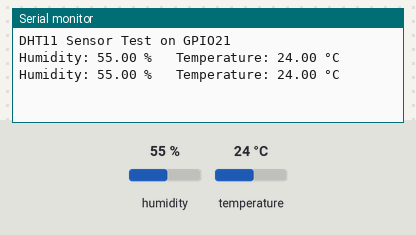
A sketch run on a simulated Arduino Uno, built with avr-gcc and run on an emulated ATmega328P. On the bench: the last lines printed to the serial monitor. The inputs (shaded band) are chosen by the test bench; at power-on: humidity 55 %, temperature 24 °C.

Above: at 2.8 s.
2.9 s: humidity set to 22 %
At 4.9 s:
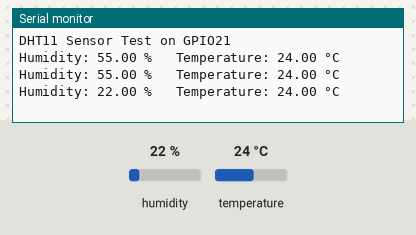
5.6 s: temperature set to 12 °C
At 7.3 s:
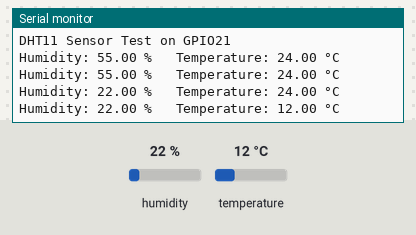
8.3 s: humidity set to 40 %
At 11.0 s:
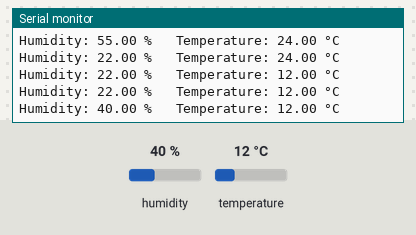
Timing chart, 0 to 12.5 s (numbered marks = the images above; inputs shaded):
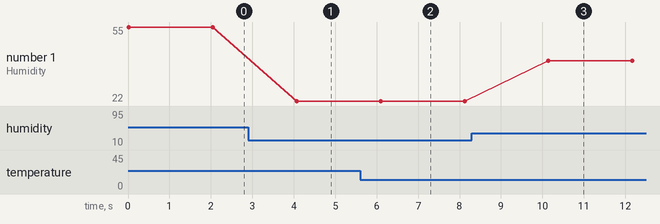

The sketch:

test_dht.ino
```cpp
#include "DHT.h"
//"DHT sensor Library" by adafruit
#define DHTPIN 21        // DHT11 data pin connected to GPIO21
#define DHTTYPE DHT11    // Define sensor type

DHT dht(DHTPIN, DHTTYPE);

void setup() {
  Serial.begin(115200);
  Serial.println("DHT11 Sensor Test on GPIO21");
  dht.begin();
}

void loop() {
  float humidity = dht.readHumidity();
  float temperature = dht.readTemperature();

  if (isnan(humidity) || isnan(temperature)) {
    Serial.println("Failed to read from DHT sensor!");
    return;
  }

  Serial.print("Humidity: ");
  Serial.print(humidity);
  Serial.print(" %\t Temperature: ");
  Serial.print(temperature);
  Serial.println(" °C");

  delay(2000);  // Wait 2 seconds between readings
}
```

Measured:
- after the input at 2.9 s, the serial monitor: prints a new line after 1.2 s (image 1)
- after the input at 5.6 s, the serial monitor: prints a new line after 0.50 s (image 2)
- after the input at 8.3 s, the serial monitor: prints a new line after 1.8 s (image 3)
- plotted number 1: 55 → 22 after the input at 2.9 s, 22 → 40 after the input at 8.3 s
